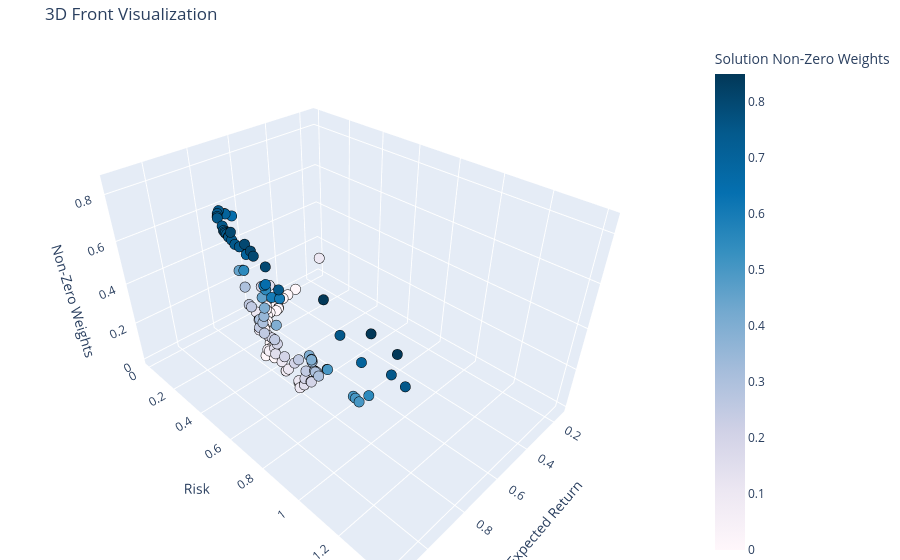

The notebook cell saved with this chart:
### Code cell
GS_basic.plot_front_real_3D(solutions_basic, color=True, colorscale="pubu")

### Figure 1 — Plotly figure (JSON) as saved in the notebook; plotly's stock layout.template omitted (floating-point values rounded to 4 significant figures; data arrays with more than 128 entries replaced by an {"elided": "..."} marker saying what was removed)
{"data": [{"marker": {"cmax": 0.85, "cmin": 0, "color": {"elided": "150 float values"}, "colorbar": {"title": {"text": "Solution Non-Zero Weights"}}, "colorscale": [[0, "rgb(255,247,251)"], [0.125, "rgb(236,231,242)"], [0.25, "rgb(208,209,230)"], [0.375, "rgb(166,189,219)"], [0.5, "rgb(116,169,207)"], [0.625, "rgb(54,144,192)"], [0.75, "rgb(5,112,176)"], [0.875, "rgb(4,90,141)"], [1, "rgb(2,56,88)"]], "line": {"color": "black", "width": 1}, "size": 6}, "mode": "markers", "name": "Front Solutions", "type": "scatter3d", "x": {"elided": "150 float values"}, "y": {"elided": "150 float values"}, "z": {"elided": "150 float values"}}], "layout": {"margin": {"b": 0, "l": 0, "r": 0, "t": 40}, "scene": {"xaxis": {"title": {"text": "Expected Return"}}, "yaxis": {"title": {"text": "Risk"}}, "zaxis": {"title": {"text": "Non-Zero Weights"}}}, "title": {"text": "3D Front Visualization"}}}
